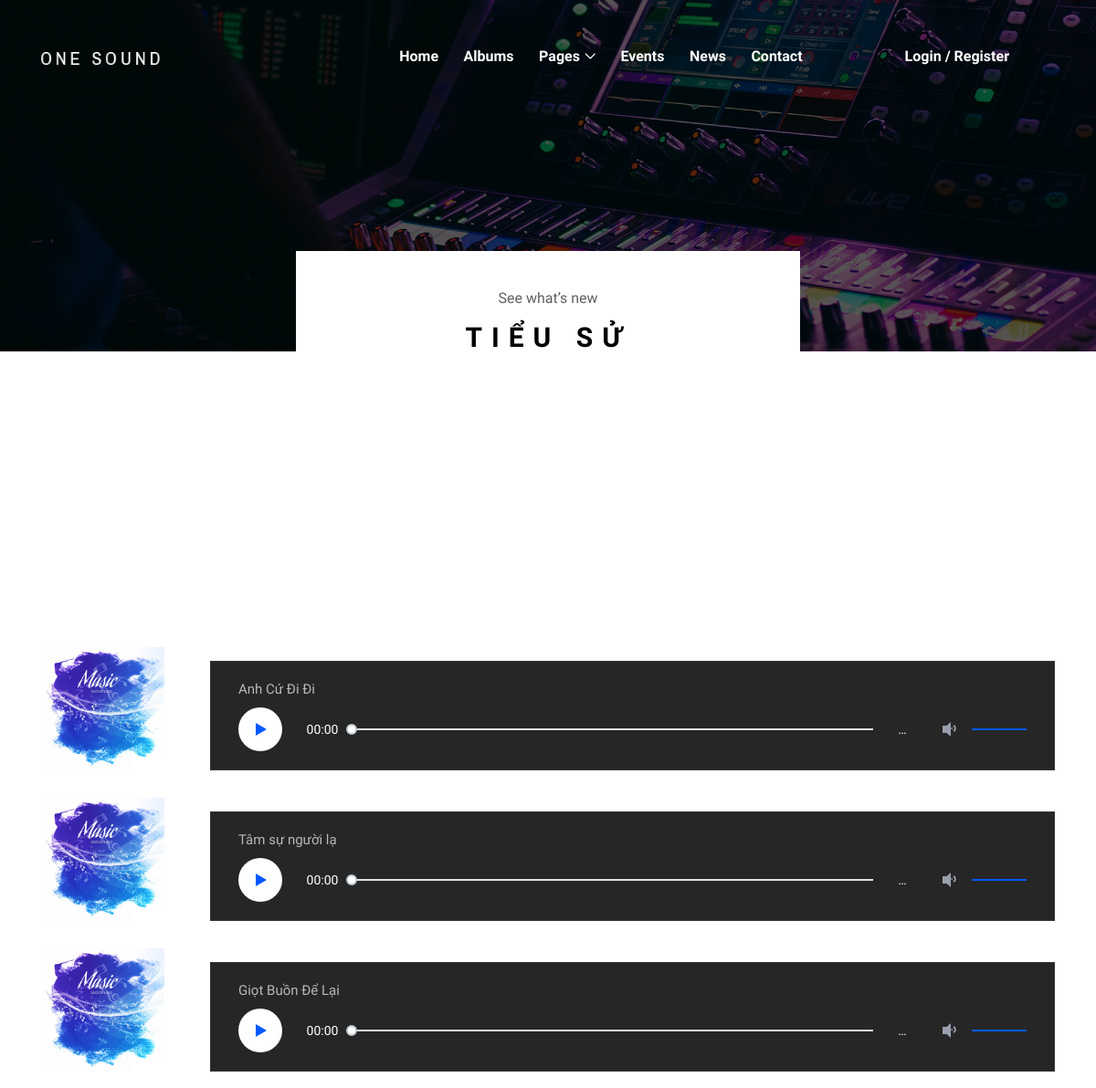
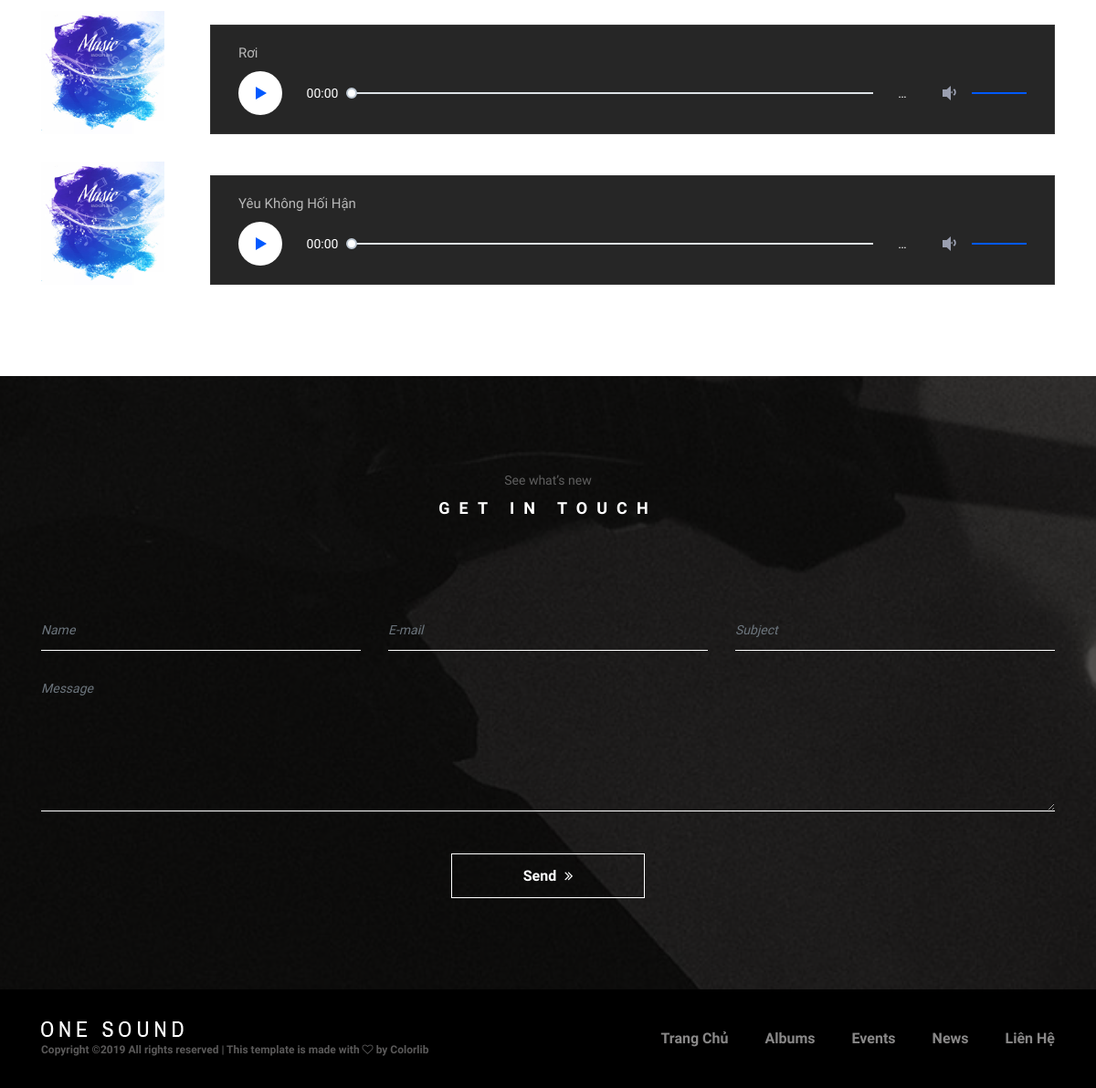
Page /page_music.php?id=36 on the committed database (2 pictures, top to bottom).
### tables this page shows
CREATE TABLE `baihat` (
  `maBaiHat` int(11) NOT NULL,
  `tenBaiHat` varchar(255) NOT NULL,
  `maAlbum` int(11) NOT NULL DEFAULT 0,
  `maloai` int(11) NOT NULL,
  `duration` varchar(8) NOT NULL DEFAULT '3:00',
  `path` varchar(500) NOT NULL,
  `albumOrder` int(11) NOT NULL DEFAULT 1,
  `luotNghe` int(11) NOT NULL DEFAULT 0,
  `dangBoi` int(11) NOT NULL DEFAULT 102,
  `ngayDangBaiHat` datetime NOT NULL DEFAULT current_timestamp(),
  `Hinhcasi` varchar(250) NOT NULL,
  `maCaSi` int(11) NOT NULL
);

### subfile/page_music/SongArea.php (the view, shortened to what this page needs)
<div class="container">
            <div class="row">
                <div class="col-12">
                <?php
                $pdh = new PDO("mysql:host=localhost; dbname=db_nhac", "root", "");
                $pdh->query("  set names 'utf8'");
                $id=$_GET['id'];
                $data = $pdh->query("select * from baihat where maAlbum='$id'");
                $nhac = $data->fetchAll();
                foreach ($nhac as $key => $r)
                { ?>
                    <div class="single-song-area mb-30 d-flex flex-wrap align-items-end">
                        <div class="song-thumbnail">
                            <img src="img/bg-img/nennhac.jpg" alt="">
                        </div>
                        <div class="song-play-area">
                            <div class="song-name">
                                <p><?php echo $r['tenBaiHat']?>
                            </div>
                        </div>
                    </div>
                    <?php }
                ?>
                </div>
            </div>
        </div>

### style6.css (style rules this page uses)
* { margin: 0; padding: 0; }
body { font-family: "Archivo Narrow", sans-serif; font-size: 14px; }
p { font-family: "Archivo Narrow", sans-serif; color: #5f5f5f; font-size: 15px; line-height: 2; font-weight: 400; }
img { height: auto; max-width: 100%; }
.mb-30 { margin-bottom: 30px !important; }
.single-song-area { position: relative; z-index: 1; }
.single-song-area .song-thumbnail { position: relative; z-index: 1; -webkit-box-flex: 0; -ms-flex: 0 0 135px; flex: 0 0 135px; max-width: 135px; width: 135px; margin-right: 50px; }
.single-song-area .song-thumbnail img { width: 100%; }
.single-song-area .song-play-area { position: relative; z-index: 1; -webkit-box-flex: 0; -ms-flex: 0 0 calc(100% - 185px); flex: 0 0 calc(100% - 185px); max-width: calc(100% - 185px); width: calc(100% - 185px); background-color: #262626; padding: 15px 30px 20px; }
.single-song-area .song-play-area .song-name p { color: #b8b8b8; margin-bottom: 5px; }
.song-play-area { position: relative; z-index: 1; width: 100%; background-color: #262626; padding: 15px 30px 20px; border: 1px solid #363636; }
.song-play-area .song-name p { color: #b8b8b8; margin-bottom: 5px; }

### css/classy-nav.css (style rules this page uses)
* { margin: 0; padding: 0; }
body { font-family: "Roboto", sans-serif; }
img { height: auto; max-width: 100%; }

### rows in the picture
baihat: tenBaiHat "Anh Cứ Đi Đi"
baihat: tenBaiHat "Tâm sự người lạ"
baihat: tenBaiHat "Giọt Buồn Để Lại"
baihat: tenBaiHat "Rơi"
baihat: tenBaiHat "Yêu Không Hối Hận"
